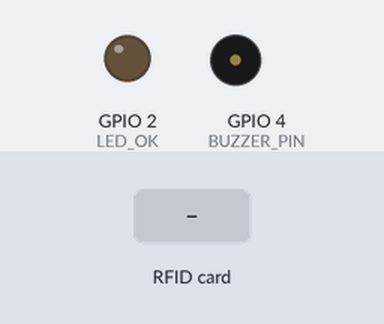
The sketch below on a simulated Seeed XIAO ESP32-S3. Parts: output pins drawn as LEDs (lit = HIGH), buzzer (waves = sounding, pin HIGH). The inputs (shaded band) are chosen by the test bench. WiFi joins after 1.5 s; servers stay silent unless stated; uploads are accepted with an empty reply; the local clock reads 2024-03-15 10:24:30 at power-on unless the sketch sets it; EEPROM starts erased; what the sketch prints to the serial monitor is not drawn.

Above: at 3.9 s.
4.0 s: RFID card BD 27 B8 89 held to the reader
At 4.8 s:
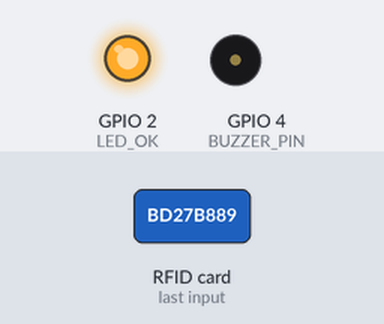
6.9 s: RFID card 5E 7A 19 C4 held to the reader
At 7.06 s:
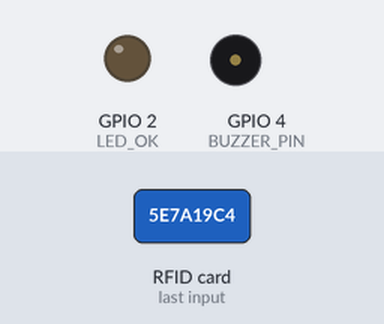
8.7 s: RFID card FB 7F 80 05 held to the reader
At 9.11 s:
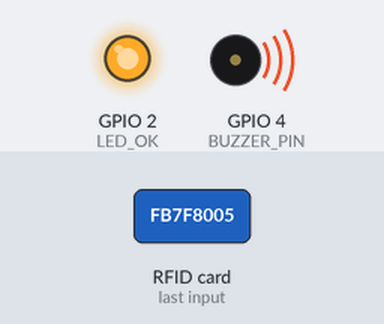
Timing chart, 0 to 11.9 s (numbered marks = the images above; inputs shaded):
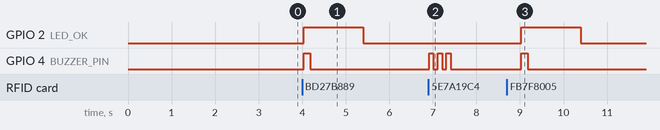

Measured:
- after the input at 4.0 s, GPIO 2 (LED_OK): LOW → HIGH at once, → LOW 1.4 s later; GPIO 4 (BUZZER_PIN): LOW → HIGH at once, → LOW 0.15 s later
- after the input at 6.9 s, GPIO 4 (BUZZER_PIN): alternates HIGH for 0.10 s and LOW for 0.10 s, 6 changes in all, then stays LOW, starting at once
- after the input at 8.7 s, GPIO 2 (LED_OK): LOW → HIGH after 0.33 s, → LOW 1.4 s later; GPIO 4 (BUZZER_PIN): LOW → HIGH after 0.33 s, → LOW 0.15 s later

The sketch:

FIXRFID_dynamic_wifi.ino
```cpp
#include <SPI.h>
#include <MFRC522.h>
#include <WiFi.h>
#include <WiFiClientSecure.h>
#include <HTTPClient.h>
#include <Preferences.h>
#include <time.h>

// ===================== MODE SISTEM =====================
// Pilihan:
// "MEMINJAM"
// "MENGEMBALIKAN"
String MODE_STATUS = "MENGEMBALIKAN";

// ===================== WIFI DINAMIS =====================
// WiFi default dipakai pertama kali upload.
// Setelah WiFi dari dashboard tersimpan di Preferences, sketch memakai data memori.
const char* DEFAULT_SSID = "FAZ NET";
const char* DEFAULT_PASSWORD = "Gantengkalem1";
const bool ENABLE_DEFAULT_FALLBACK = false; // true kalau ingin coba WiFi default saat WiFi tersimpan gagal.

// Ganti sesuai alat:
// ESP32-1, ESP32-2, atau ESP32-3
const char* DEVICE_NAME = "ESP32-2";

// Isi dengan URL Apps Script yang sama dengan API WiFi ESP32 di website.
const char* WIFI_CONFIG_API = "https://script.google.com/macros/s/URL_APPS_SCRIPT_WIFI_KAMU/exec";

Preferences preferences;
Preferences loanPreferences;

String activeSsid = "";
String activePassword = "";

unsigned long lastWifiConfigCheck = 0;
const unsigned long WIFI_CONFIG_CHECK_INTERVAL = 60000;

// ===================== WAKTU WITA =====================
const char* ntpServer = "pool.ntp.org";
const long gmtOffset_sec = 8 * 3600; // WITA = UTC+8
const int daylightOffset_sec = 0;

// URL Web App Google Apps Script /exec untuk data RFID
const char* serverName = "https://script.google.com/macros/s/AKfycbxtiN6rKnkHZDJeaNGjsCCJimDGzhU12C3RsL2gA3zuy8jVEXEq5pd38Dlkb0NIq54F/exec";

// ===================== RFID PIN =====================
#define SS_PIN       5
#define RST_PIN      21

// ===================== OUTPUT PIN =====================
#define LED_OK       2
#define BUZZER_PIN   4

MFRC522 rfid(SS_PIN, RST_PIN);

// ===================== DATA UID ALAT =====================
String UID_OBENG      = "BD27B889";
String UID_TANG       = "FB7F8005";
String UID_MULTIMETER = "D065DF5F";
String UID_SOLDER     = "40EA4561";
String UID_TESPEN     = "D019CD5F";

// ===================== JSON SEDERHANA =====================
// Bisa membaca value JSON yang berupa string ataupun angka.
String extractJsonValue(String json, String key) {
  String pattern = "\"" + key + "\":";
  int start = json.indexOf(pattern);

  if (start < 0) return "";

  start += pattern.length();

  while (start < json.length() && (json[start] == ' ' || json[start] == '\t')) {
    start++;
  }

  if (start >= json.length()) return "";

  if (json[start] == '"') {
    start++;
    int end = json.indexOf("\"", start);
    if (end < 0) return "";
    return json.substring(start, end);
  }

  int endComma = json.indexOf(",", start);
  int endBrace = json.indexOf("}", start);

  int end = -1;

  if (endComma >= 0 && endBrace >= 0) {
    end = min(endComma, endBrace);
  } else if (endComma >= 0) {
    end = endComma;
  } else {
    end = endBrace;
  }

  if (end < 0) return "";

  String value = json.substring(start, end);
  value.trim();
  return value;
}

String firstNotEmpty(String first, String second, String third) {
  if (first.length() > 0) return first;
  if (second.length() > 0) return second;
  return third;
}

// ===================== WIFI MEMORY =====================
void loadWifiFromMemory() {
  preferences.begin("wifi-config", false);

  activeSsid = preferences.getString("ssid", DEFAULT_SSID);
  activePassword = preferences.getString("password", DEFAULT_PASSWORD);

  Serial.println("WiFi aktif dari memori:");
  Serial.println(activeSsid);
}

void saveWifiToMemory(String newSsid, String newPassword) {
  preferences.putString("ssid", newSsid);
  preferences.putString("password", newPassword);

  activeSsid = newSsid;
  activePassword = newPassword;
}

// ===================== WAKTU PEMINJAMAN =====================
String loanKeyFromUid(String uid) {
  String key = "u";

  for (int i = 0; i < uid.length() && key.length() < 15; i++) {
    char c = uid[i];
    if ((c >= '0' && c <= '9') || (c >= 'A' && c <= 'F')) {
      key += c;
    }
  }

  return key;
}

unsigned long getCurrentEpoch() {
  time_t now;
  time(&now);

  if (now < 1700000000) {
    return 0;
  }

  return (unsigned long)now;
}

String formatDuration(unsigned long durationSeconds) {
  unsigned long days = durationSeconds / 86400UL;
  unsigned long hours = (durationSeconds % 86400UL) / 3600UL;
  unsigned long minutes = (durationSeconds % 3600UL) / 60UL;
  unsigned long seconds = durationSeconds % 60UL;

  String text = "";

  if (days > 0) {
    text += String(days) + " hari ";
  }
  if (hours > 0 || days > 0) {
    text += String(hours) + " jam ";
  }
  if (minutes > 0 || hours > 0 || days > 0) {
    text += String(minutes) + " menit ";
  }
  text += String(seconds) + " detik";

  return text;
}

void syncTime() {
  configTime(gmtOffset_sec, daylightOffset_sec, ntpServer);

  Serial.println("Sinkron waktu NTP...");

  struct tm timeinfo;
  int retry = 0;

  while (!getLocalTime(&timeinfo) && retry < 20) {
    delay(500);
    retry++;
    Serial.print(".");
  }

  Serial.println();

  if (getLocalTime(&timeinfo)) {
    Serial.println("Waktu WITA aktif.");
  } else {
    Serial.println("Waktu NTP gagal. Durasi peminjaman mungkin tidak bisa dihitung.");
  }
}

unsigned long getLoanStartTime(String uid) {
  return loanPreferences.getULong(loanKeyFromUid(uid).c_str(), 0);
}

void saveLoanStartTime(String uid, unsigned long startTime) {
  loanPreferences.putULong(loanKeyFromUid(uid).c_str(), startTime);
}

void clearLoanStartTime(String uid) {
  loanPreferences.remove(loanKeyFromUid(uid).c_str());
}

// ===================== WIFI CONNECT =====================
void connectWiFi() {
  Serial.print("Connecting WiFi: ");
  Serial.println(activeSsid);

  WiFi.mode(WIFI_STA);
  WiFi.begin(activeSsid.c_str(), activePassword.c_str());

  int retry = 0;

  while (WiFi.status() != WL_CONNECTED) {
    delay(500);
    Serial.print(".");
    retry++;

    if (retry > 40) {
      Serial.println();
      Serial.println("Gagal konek WiFi utama.");

      if (ENABLE_DEFAULT_FALLBACK && activeSsid != String(DEFAULT_SSID)) {
        Serial.println("Coba fallback ke WiFi default...");

        activeSsid = DEFAULT_SSID;
        activePassword = DEFAULT_PASSWORD;

        WiFi.disconnect(true);
        delay(1000);
        WiFi.begin(activeSsid.c_str(), activePassword.c_str());

        retry = 0;

        while (WiFi.status() != WL_CONNECTED) {
          delay(500);
          Serial.print(".");
          retry++;

          if (retry > 40) {
            Serial.println();
            Serial.println("Fallback juga gagal, ESP32 restart...");
            ESP.restart();
          }
        }
      } else {
        Serial.println("Gagal konek WiFi, ESP32 restart...");
        ESP.restart();
      }
    }
  }

  Serial.println();
  Serial.println("WiFi Connected!");
  Serial.print("SSID: ");
  Serial.println(activeSsid);
  Serial.print("IP Address: ");
  Serial.println(WiFi.localIP());
}

bool fetchWifiConfigFromApi() {
  if (WiFi.status() != WL_CONNECTED) {
    Serial.println("Tidak bisa cek config WiFi, ESP32 belum online.");
    return false;
  }

  WiFiClientSecure client;
  client.setInsecure();

  HTTPClient http;

  String url = String(WIFI_CONFIG_API) + "?action=getdevicewifi&device=" + String(DEVICE_NAME);

  Serial.println("Cek WiFi config dari API:");
  Serial.println(url);

  if (!http.begin(client, url)) {
    Serial.println("Gagal mulai HTTP WiFi config.");
    return false;
  }

  http.setFollowRedirects(HTTPC_STRICT_FOLLOW_REDIRECTS);
  http.setTimeout(15000);

  int httpCode = http.GET();

  Serial.print("HTTP WiFi Config: ");
  Serial.println(httpCode);

  if (httpCode <= 0) {
    Serial.println(http.errorToString(httpCode));
    http.end();
    return false;
  }

  String response = http.getString();
  http.end();

  Serial.println("Response WiFi config:");
  Serial.println(response);

  String newSsid = firstNotEmpty(
    extractJsonValue(response, "ssid"),
    extractJsonValue(response, "wifiSsid"),
    extractJsonValue(response, "SSID")
  );
  String newPassword = firstNotEmpty(
    extractJsonValue(response, "password"),
    extractJsonValue(response, "wifiPassword"),
    extractJsonValue(response, "Password")
  );

  if (newSsid.length() == 0 || newPassword.length() == 0) {
    Serial.println("SSID/password dari API kosong atau JSON tidak sesuai.");
    return false;
  }

  if (newSsid != activeSsid || newPassword != activePassword) {
    Serial.println("WiFi baru terdeteksi. Simpan lalu restart ESP32...");
    saveWifiToMemory(newSsid, newPassword);
    delay(1000);
    ESP.restart();
    return true;
  }

  Serial.println("WiFi config belum berubah.");
  return false;
}

// ===================== AMBIL UID RFID =====================
String getUIDString() {
  String uid = "";

  for (byte i = 0; i < rfid.uid.size; i++) {
    if (rfid.uid.uidByte[i] < 0x10) {
      uid += "0";
    }
    uid += String(rfid.uid.uidByte[i], HEX);
  }

  uid.toUpperCase();
  return uid;
}

// ===================== CARI NAMA ALAT DARI UID =====================
String getNamaAlat(String uid) {
  if (uid == UID_OBENG) {
    return "OBENG";
  } else if (uid == UID_TANG) {
    return "TANG";
  } else if (uid == UID_MULTIMETER) {
    return "MULTIMETER";
  } else if (uid == UID_SOLDER) {
    return "SOLDER";
  } else if (uid == UID_TESPEN) {
    return "TESPEN";
  }

  return "TIDAK TERDAFTAR";
}

// ===================== BUZZER =====================
void buzzerOK() {
  digitalWrite(BUZZER_PIN, HIGH);
  delay(150);
  digitalWrite(BUZZER_PIN, LOW);
}

void buzzerError() {
  for (int i = 0; i < 3; i++) {
    digitalWrite(BUZZER_PIN, HIGH);
    delay(100);
    digitalWrite(BUZZER_PIN, LOW);
    delay(100);
  }
}

// ===================== KIRIM DATA KE GOOGLE SHEET =====================
void sendToGoogleSheet(String uid, String namaAlat, String status, String keterangan, String durasi, unsigned long durasiDetik) {
  if (WiFi.status() != WL_CONNECTED) {
    Serial.println("WiFi putus, reconnect...");
    connectWiFi();
  }

  WiFiClientSecure client;
  client.setInsecure();

  HTTPClient http;

  Serial.println("Connecting to Google Apps Script...");

  if (!http.begin(client, serverName)) {
    Serial.println("Gagal connect HTTP");
    return;
  }

  http.setFollowRedirects(HTTPC_STRICT_FOLLOW_REDIRECTS);
  http.setTimeout(15000);
  http.addHeader("Content-Type", "application/json");

  String jsonData = "{";
  jsonData += "\"uid\":\"" + uid + "\",";
  jsonData += "\"alat\":\"" + namaAlat + "\",";
  jsonData += "\"status\":\"" + status + "\",";
  jsonData += "\"ket\":\"" + keterangan + "\",";
  jsonData += "\"durasi\":\"" + durasi + "\",";
  jsonData += "\"durasiDetik\":" + String(durasiDetik);
  jsonData += "}";

  Serial.println("Kirim JSON ke Spreadsheet:");
  Serial.println(jsonData);

  int httpResponseCode = http.POST(jsonData);

  Serial.print("HTTP Response: ");
  Serial.println(httpResponseCode);

  if (httpResponseCode > 0) {
    String response = http.getString();
    Serial.println("Response dari Apps Script:");
    Serial.println(response);
  } else {
    Serial.print("HTTP Error: ");
    Serial.println(http.errorToString(httpResponseCode));
  }

  http.end();
}

// ===================== SETUP =====================
void setup() {
  Serial.begin(115200);
  delay(1000);

  pinMode(LED_OK, OUTPUT);
  pinMode(BUZZER_PIN, OUTPUT);

  digitalWrite(LED_OK, LOW);
  digitalWrite(BUZZER_PIN, LOW);

  Serial.println("====================================");
  Serial.println("RFID + WiFi Dinamis + Spreadsheet");
  Serial.print("Mode Sistem: ");
  Serial.println(MODE_STATUS);
  Serial.print("Device Name: ");
  Serial.println(DEVICE_NAME);
  Serial.println("Alat: OBENG, TANG, MULTIMETER, SOLDER, TESPEN");
  Serial.println("====================================");

  loadWifiFromMemory();
  loanPreferences.begin("rfid-loans", false);
  connectWiFi();
  fetchWifiConfigFromApi();
  syncTime();

  // SCK, MISO, MOSI, SS
  SPI.begin(18, 19, 23, SS_PIN);
  rfid.PCD_Init();

  Serial.println("RFID siap.");
  Serial.println("Tempelkan tag RFID alat ke RC522...");
  Serial.println("====================================");
}

// ===================== LOOP =====================
void loop() {
  if (millis() - lastWifiConfigCheck > WIFI_CONFIG_CHECK_INTERVAL) {
    lastWifiConfigCheck = millis();
    fetchWifiConfigFromApi();
  }

  if (!rfid.PICC_IsNewCardPresent()) return;
  if (!rfid.PICC_ReadCardSerial()) return;

  String uid = getUIDString();
  String namaAlat = getNamaAlat(uid);

  Serial.println();
  Serial.println("====================================");
  Serial.print("UID Kartu : ");
  Serial.println(uid);
  Serial.print("Nama Alat : ");
  Serial.println(namaAlat);

  if (namaAlat == "TIDAK TERDAFTAR") {
    Serial.println("Status    : RFID tidak terdaftar!");
    buzzerError();

    rfid.PICC_HaltA();
    rfid.PCD_StopCrypto1();

    delay(1500);
    return;
  }

  String status = MODE_STATUS;
  String keterangan = "";
  String durasi = "-";
  unsigned long durasiDetik = 0;
  unsigned long nowEpoch = getCurrentEpoch();

  if (status == "MEMINJAM") {
    if (nowEpoch > 0) {
      saveLoanStartTime(uid, nowEpoch);
    }

    keterangan = namaAlat + " sedang dipinjam";
  } else if (status == "MENGEMBALIKAN") {
    unsigned long startEpoch = getLoanStartTime(uid);

    if (startEpoch > 0 && nowEpoch >= startEpoch) {
      durasiDetik = nowEpoch - startEpoch;
      durasi = formatDuration(durasiDetik);
      clearLoanStartTime(uid);
      keterangan = namaAlat + " telah dikembalikan. Durasi pinjam: " + durasi;
    } else {
      durasi = "Tidak terdeteksi";
      durasiDetik = 0;
      keterangan = namaAlat + " telah dikembalikan. Waktu mulai pinjam tidak terdeteksi";
    }
  } else {
    status = "ERROR";
    keterangan = "Mode status tidak valid";
  }

  if (status == "MEMINJAM") {
    durasi = "Sedang berjalan";
    durasiDetik = 0;
  } else if (status == "MENGEMBALIKAN" && keterangan == "") {
    keterangan = namaAlat + " telah dikembalikan";
  }

  Serial.print("Status    : ");
  Serial.println(status);
  Serial.print("Ket       : ");
  Serial.println(keterangan);
  Serial.print("Durasi    : ");
  Serial.println(durasi);

  digitalWrite(LED_OK, HIGH);
  buzzerOK();

  sendToGoogleSheet(uid, namaAlat, status, keterangan, durasi, durasiDetik);

  delay(1000);
  digitalWrite(LED_OK, LOW);

  Serial.println("Data selesai dikirim.");
  Serial.println("====================================");

  rfid.PICC_HaltA();
  rfid.PCD_StopCrypto1();

  delay(1500);
}
```
